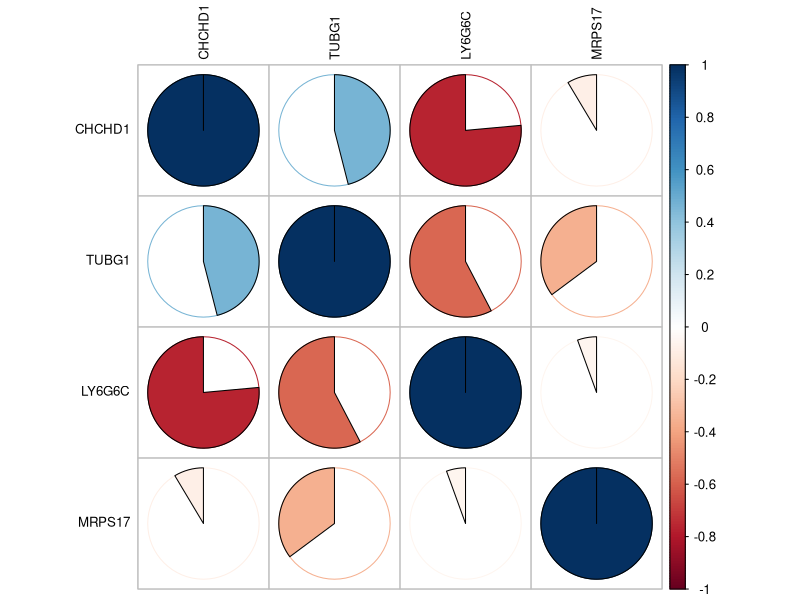
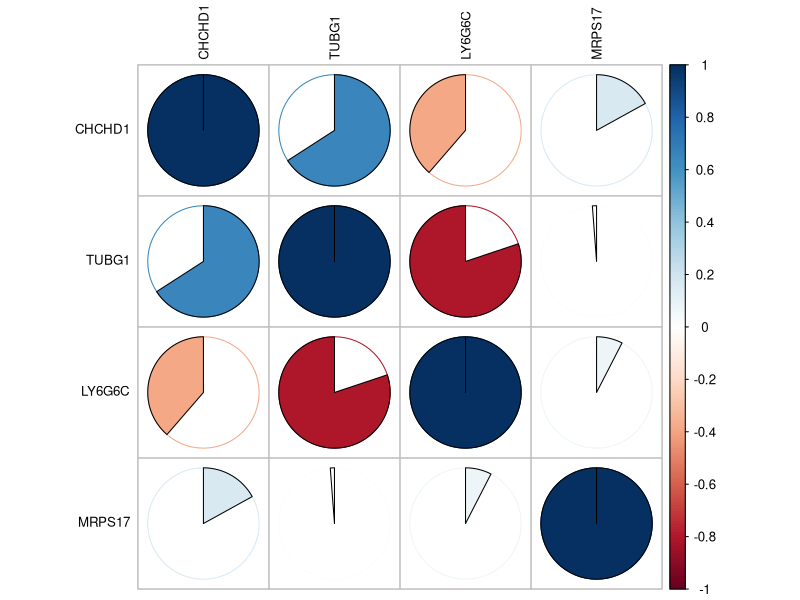

Here is the R script that generated these plots, in order:
#Rscript
#Author: Yunlong Ma
#Co-expression patterns by using the Pearson correlation analysis


#Set up the working directory
setwd("C:\\Users\\Administrator\\Desktop\\corplot")

#Part I install package

#Installing corrplot package of R platform 
if(!require("corrplot"))install.packages("corrplot")

#Load the corrplot package
library(corrplot)


#Take a example for using the corrplot package
#y <- cor(mtcars)
#corrplot(y,method="circle")
#corrplot(y,method="circle",tl.col = "black")
#corrplot.mixed(y,tl.col = "black")
#corrplot.mixed(y, lower.col = "black", number.cex = .7,tl.col = "black")
#corrplot(y, method = "pie",tl.col = "black")


#Part II read relevant RNA expression data of co-expression analysis

#Read and re-organized CAD-related expression data
pearson<- read.delim("CAD.txt",header = T)
pearson_new2<-pearson[,c(-1,-2)] 
mat_pearson<-as.matrix(pearson_new2)
row.names(mat_pearson)<- pearson[,2]
correlation_CAD <- cor(t(mat_pearson))


#Read and re-organized Control-related expression data
pearson_new<- read.delim("Control.txt",header = T)
pearson_new3<-pearson_new[,c(-1,-2)]
mat_pearson1<-as.matrix(pearson_new3)
row.names(mat_pearson1)<- pearson_new[,2]
correlation_Control <- cor(t(mat_pearson1))


#Part III Visualization

#Ploting the identified genes co-expression patterns in the CAD group
corrplot(correlation_CAD, method = "pie",tl.col = "black",tl.cex=0.8)

#Ploting the identified genes co-expression patterns in the control group
corrplot(correlation_Control, method = "pie",tl.col = "black",tl.cex=0.8,number.cex = 0.8)


#End
